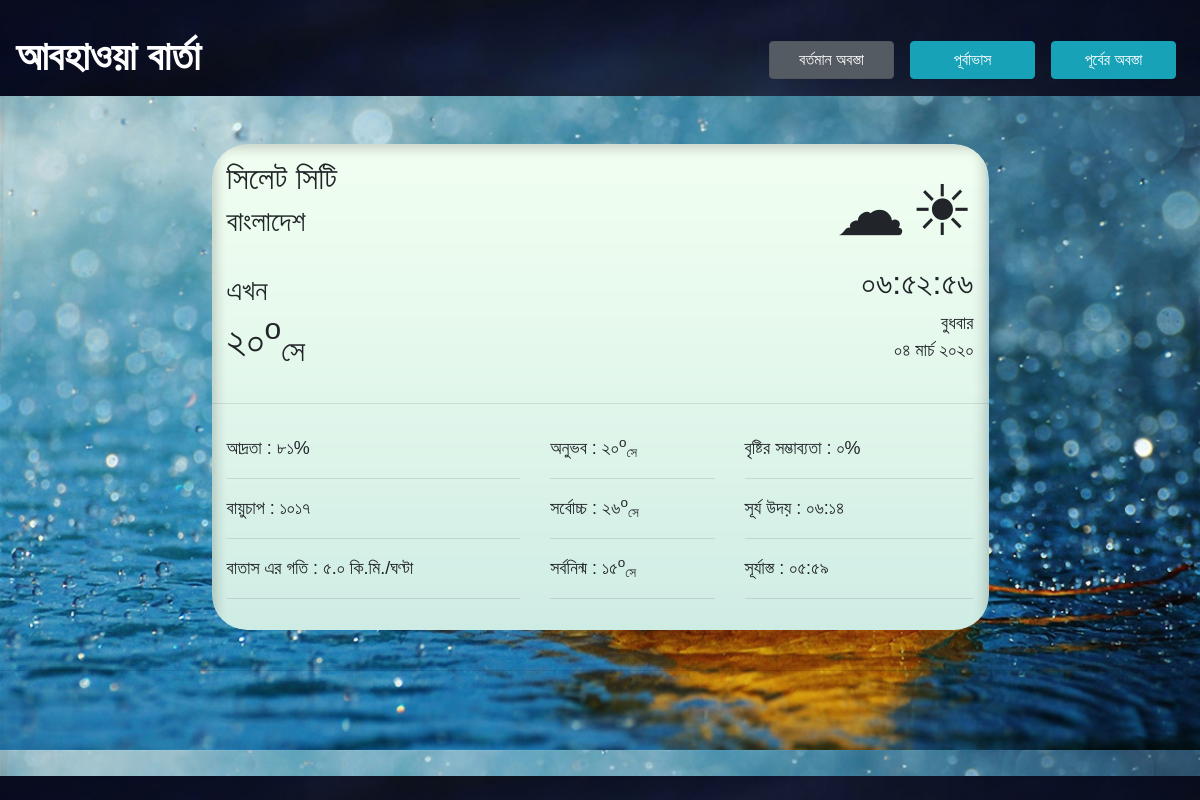
The page / on the database its author committed.
### tables this page shows
CREATE TABLE `temperature` (
  `T_id` int(11) NOT NULL,
  `time_and_day` timestamp NOT NULL DEFAULT CURRENT_TIMESTAMP ON UPDATE CURRENT_TIMESTAMP,
  `current_temp` varchar(5) DEFAULT NULL,
  `D_id` int(11) DEFAULT NULL
);

CREATE TABLE `humidity` (
  `H_id` int(11) NOT NULL,
  `time_and_day` timestamp NULL DEFAULT CURRENT_TIMESTAMP ON UPDATE CURRENT_TIMESTAMP,
  `current_humi` varchar(3) DEFAULT NULL,
  `D_id` int(11) DEFAULT NULL
);

CREATE TABLE `pressure` (
  `P_id` int(11) NOT NULL,
  `time_and_day` timestamp NULL DEFAULT CURRENT_TIMESTAMP ON UPDATE CURRENT_TIMESTAMP,
  `current_press` varchar(7) DEFAULT NULL,
  `D_id` int(11) DEFAULT NULL
);

CREATE TABLE `wind_speed` (
  `WS_id` int(11) NOT NULL,
  `time_and_day` timestamp NULL DEFAULT CURRENT_TIMESTAMP ON UPDATE CURRENT_TIMESTAMP,
  `current_ws` varchar(7) DEFAULT NULL,
  `D_id` int(11) DEFAULT NULL
);

CREATE TABLE `sun` (
  `S_id` int(11) NOT NULL,
  `day` varchar(5) NOT NULL,
  `sun_rise` varchar(5) DEFAULT NULL,
  `sun_set` varchar(5) DEFAULT NULL
);

### E2B.php (called while the page is built)
<?php
	class E2B
		 {
		 	public static $bn = array("১","২","৩","৪","৫","৬","৭","৮","৯","০");
		 	public static $en = array("1","2","3","4","5","6","7","8","9","0");
		 	public static function en2bn($number){
		 		return str_replace(self::$en, self::$bn, $number);
		 	}
		 }
?>

### knn.php (called while the page is built, shortened)
<?php
	class KNN
	{
    	public static function pbr($x1,$x2,$x3,$y,$tp,$hm,$pre){
			$ud = array();
			for($i=0; $i<sizeof($x1); $i++)
			{
				$d=sqrt((($x1[$i]-$tp)*($x1[$i]-$tp))+(($x2[$i]-$hm)*($x2[$i]-$hm))+
					(($x3[$i]-$pre)*($x3[$i]-$pre)));
				array_push($ud, $d);
			}
			$i=0;
			asort($ud);
			foreach ($ud as $x => $x_value) {
				$sk[$i]=$x;
				$i++;
			}
			$k=7;
			$rain = 0;
			for($i=0; $i<$k; $i++){
				$t1=$sk[$i];
			}
			$p_rain = ($rain)/($k);
			return intval($p_rain*100);
		}
    }
 ?>

### index.php (the view, shortened to what this page needs)
<!DOCTYPE html>
<html>
<head>
	<link rel="stylesheet" href="style.css">
	<link href="css/bootstrap.min.css" rel="stylesheet">
</head>
<body>
	<header>
    	<br>
    	<nav class='navbar navbar-expand-lg navbar-light'>
	        <br>
	          <a href = 'index.php'><h1 style='text-align : left; color : white;'><b>আবহাওয়া বার্তা</b></h1></a>
	          <br>
	          <div class='collapse navbar-collapse' id='navbarSupportedContent'>
	            <ul class='navbar-nav ml-auto'>
	              <li class='nav-item'>
	                <a class='nav-link' href='index.php'>
	                  <button class='btn btn-secondary active' style='width: 125px;'>বর্তমান অবস্তা</button>
	                </a>
	              </li>
	              <li class='nav-item'>
	                <a class='nav-link' href='update.php'>
	                  <button class='btn btn-info' style='width: 125px;'>পূর্বাভাস</button>
	                </a>
	              </li>
	              <li class='nav-item'>
	                <a class='nav-link' href='privious.php'>
	                  <button class='btn btn-info' style='width: 125px;'>পূর্বের অবস্তা</button>
	                </a>
	              </li>
	            </ul>
	          </div>
        </nav>
    </header>
	<?php
		include "DBconnection.php";
		include "E2B.php" ;
		include "knn.php";
		$day = date('m-d');
		$sql="SELECT * FROM `sun` WHERE `day` LIKE '$day'";
	    $result = $conn->query($sql);
	    if ($result->num_rows > 0) {
	    	while($row = $result->fetch_assoc()){
	        	$sun_rise = $row["sun_rise"];
	        	$sun_set = $row["sun_set"];
	    	}
	    }
	    else{
	    	$sun_rise = '00:00';
	        $sun_set = '00:00';
	    }
	    $max_temp = 0;
		$min_temp = 1000;
		$i=0;
	    $sql="SELECT * FROM `temperature` ORDER BY `T_id` DESC LIMIT 12";
	    $result = $conn->query($sql);
	    if ($result->num_rows > 0) {
	    	while($row = $result->fetch_assoc()){
	        	$temp = $row["current_temp"];
	        	if ($i==0){
	        		$current_temp = $temp;
	        	}
	    		if ($temp>$max_temp){
	    			$max_temp = $temp;
	    		}
		    	if ($temp<$min_temp){
		    		$min_temp = $temp;
		    	}
		    	$i++;
		    }
	    }
	    else{
	    	$current_temp = '--';
	    	$max_temp = '--';
			$min_temp = '--';
	    }
	    $sql="SELECT `current_humi` FROM `humidity` ORDER BY `H_id` DESC LIMIT 1";
	    $result = $conn->query($sql);
	    if ($result->num_rows > 0) {
	    	while($row = $result->fetch_assoc()){
	        	$humidity = $row["current_humi"];
	    	}
	    }
	    else{
	    	$humidity = '0';
	    }
	    $sql="SELECT `current_press` FROM `pressure` ORDER BY `P_id` DESC LIMIT 1";
	    $result = $conn->query($sql);
	    if ($result->num_rows > 0) {
	    	while($row = $result->fetch_assoc()){
	        	$pressure = $row["current_press"];
	    	}
	    }
	    else{
	    	$pressure = '0';
	    }
	    $sql="SELECT `current_ws` FROM `wind_speed` ORDER BY `WS_id` DESC LIMIT 1";
	    $result = $conn->query($sql);
	    if ($result->num_rows > 0) {
	    	while($row = $result->fetch_assoc()){
	        	$ws = $row["current_ws"];
	    	}
	    }
	    else{
	    	$ws = '0';
	    }
	    $i=0;
	    $sql="SELECT * FROM `final_data` ORDER BY `D_id` DESC LIMIT 365 ";
    	$result = $conn->query($sql);
    	if ($result->num_rows > 0) {
    		while($row = $result->fetch_assoc()){
        		$x1[$i] = $row["avg_tmp"];
        		$x2[$i] = $row["avg_humi"];
        		$x3[$i] = $row["avg_press"];
        		$y[$i] = $row["rain"];
        		$i++;
        	}
    	}
	?>
	<br>
	<div class="container">
	    <br>
	    <center>
	      <fieldset>
	      	<div class="one">
	      		<div class="row">
		      		<div class="col">
		      			<h2>সিলেট সিটি</h2>
		          		<h3>বাংলাদেশ</h3><br>
		          		<h3>এখন</h3>
		          		<h1><?php echo E2B::en2bn($current_temp); ?><sup>o</sup><sub>সে</sub></h1>
		      		</div>
		      		<div class="col">
		      			<div class="time">
		      				<span style="font-size:70px;">&#9729</span>
		      				<span style="font-size:70px;">&#9728</span>
		          			<span id="date_time"></span>
	          			</div>
	      			</div>
	      		</div>
	      		<hr>
	      	</div>
	      	<div class="two">
	      		<div class="row">
	        	<div class="col-sm-5">
	        		আদ্রতা : <?php echo E2B::en2bn($humidity); ?>%
	        		<hr>
	        		বায়ুচাপ : <?php echo E2B::en2bn($pressure); ?>
	        		<hr>
	        		বাতাস এর গতি : <?php echo E2B::en2bn($ws); ?> কি.মি./ঘণ্টা
	        		<hr>
	        	</div>
	        	<div class="col-sm-3">
	        		অনুভব : <?php echo E2B::en2bn($current_temp); ?><sup>o</sup><sub>সে</sub>
	        		<hr>
	        		সর্বোচ্চ : <?php echo E2B::en2bn($max_temp); ?><sup>o</sup><sub>সে</sub>
	        		<hr>
	        		সর্বনিন্ম : <?php echo E2B::en2bn($min_temp); ?><sup>o</sup><sub>সে</sub>
	        		<hr>
	        	</div>
	        	<div class="col-sm-4">
	        		বৃষ্টির সম্ভাব্যতা : <?php echo E2B::en2bn(knn::pbr($x1,$x2,$x3,$y,
	        			$temp,$humidity-5,$pressure)); ?>%
	        		<hr>
	        		সূর্য উদয়   : <?php echo E2B::en2bn($sun_rise); ?>
	        		<hr>
	        		সূর্যাস্ত  : <?php echo E2B::en2bn($sun_set); ?>
	        		<hr>
	        	</div>
	        </div>
	      	</div>
	      </fieldset>
	    </center>
	    <br>
	</div>
	<hr>
	<footer><br></footer>
</body>
</html>

### style.css (style rules this page uses)
body { background-image: url(pic/b1.jpg); background-size: cover; }
header { background:rgb(0,0,0,0.8); background-image: url(pic/bp.jpg); background-size: cover; color: white ; text-align: center; overflow:hidden; font-family: "Comic Sans MS", cursive, sans-serif; }
footer { background:rgb(0,0,0,0.8); background-image: url(pic/bp.jpg); background-size: cover; color: white ; text-align: center; overflow:hidden; font-family: "Comic Sans MS", cursive, sans-serif; position: fixed; left: 0; bottom: 0; width: 100%; }
fieldset { border-radius: 35px; height: 80%; width: 70%; background-image: url(pic/lo.png); background-color: lightblue; background-size: cover; overflow:hidden; text-align: left; color:; font-family: "Comic Sans MS", cursive, sans-serif; font-size: 18px; }
.time { text-align: right; }
.row { padding: 15px; }
.active, .collapsible:hover { background-color: #555; }

### rows shown on the page
temperature: current_temp "২০"
humidity: current_humi "৮১"
pressure: current_press "১০১৭"
wind_speed: current_ws "৫.০"
temperature: current_temp "২৬"
temperature: current_temp "১৫"
temperature: current_temp.current_press "০"
sun: sun_rise "০৬:১৪", sun_set "০৫:৫৯"
